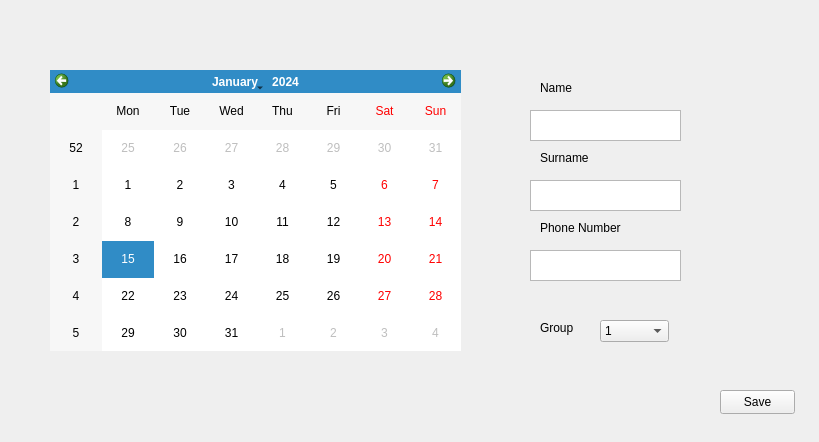
<?xml version="1.0" encoding="UTF-8"?>
<ui version="4.0">
 <class>MainWindow</class>
 <widget class="QMainWindow" name="MainWindow">
  <property name="geometry">
   <rect>
    <x>0</x>
    <y>0</y>
    <width>819</width>
    <height>442</height>
   </rect>
  </property>
  <property name="windowTitle">
   <string>MainWindow</string>
  </property>
  <widget class="QWidget" name="centralwidget">
   <widget class="QCalendarWidget" name="calendarWidget">
    <property name="geometry">
     <rect>
      <x>50</x>
      <y>70</y>
      <width>411</width>
      <height>281</height>
     </rect>
    </property>
   </widget>
   <widget class="QPushButton" name="saveButton">
    <property name="geometry">
     <rect>
      <x>720</x>
      <y>390</y>
      <width>75</width>
      <height>24</height>
     </rect>
    </property>
    <property name="text">
     <string>Save</string>
    </property>
   </widget>
   <widget class="QComboBox" name="comboBox">
    <property name="geometry">
     <rect>
      <x>600</x>
      <y>320</y>
      <width>69</width>
      <height>22</height>
     </rect>
    </property>
    <item>
     <property name="text">
      <string>1</string>
     </property>
    </item>
    <item>
     <property name="text">
      <string>2</string>
     </property>
    </item>
    <item>
     <property name="text">
      <string>3</string>
     </property>
    </item>
    <item>
     <property name="text">
      <string>4</string>
     </property>
    </item>
   </widget>
   <widget class="QTextEdit" name="name">
    <property name="geometry">
     <rect>
      <x>530</x>
      <y>110</y>
      <width>151</width>
      <height>31</height>
     </rect>
    </property>
   </widget>
   <widget class="QTextEdit" name="surname">
    <property name="geometry">
     <rect>
      <x>530</x>
      <y>180</y>
      <width>151</width>
      <height>31</height>
     </rect>
    </property>
   </widget>
   <widget class="QTextEdit" name="telephone">
    <property name="geometry">
     <rect>
      <x>530</x>
      <y>250</y>
      <width>151</width>
      <height>31</height>
     </rect>
    </property>
   </widget>
   <widget class="QLabel" name="label">
    <property name="geometry">
     <rect>
      <x>540</x>
      <y>80</y>
      <width>49</width>
      <height>16</height>
     </rect>
    </property>
    <property name="text">
     <string>Name</string>
    </property>
   </widget>
   <widget class="QLabel" name="label_2">
    <property name="geometry">
     <rect>
      <x>540</x>
      <y>150</y>
      <width>49</width>
      <height>16</height>
     </rect>
    </property>
    <property name="text">
     <string>Surname</string>
    </property>
   </widget>
   <widget class="QLabel" name="label_3">
    <property name="geometry">
     <rect>
      <x>540</x>
      <y>220</y>
      <width>81</width>
      <height>16</height>
     </rect>
    </property>
    <property name="text">
     <string>Phone Number</string>
    </property>
   </widget>
   <widget class="QLabel" name="label_4">
    <property name="geometry">
     <rect>
      <x>540</x>
      <y>320</y>
      <width>41</width>
      <height>16</height>
     </rect>
    </property>
    <property name="text">
     <string>Group</string>
    </property>
   </widget>
  </widget>
 </widget>
 <resources/>
 <connections/>
</ui>
